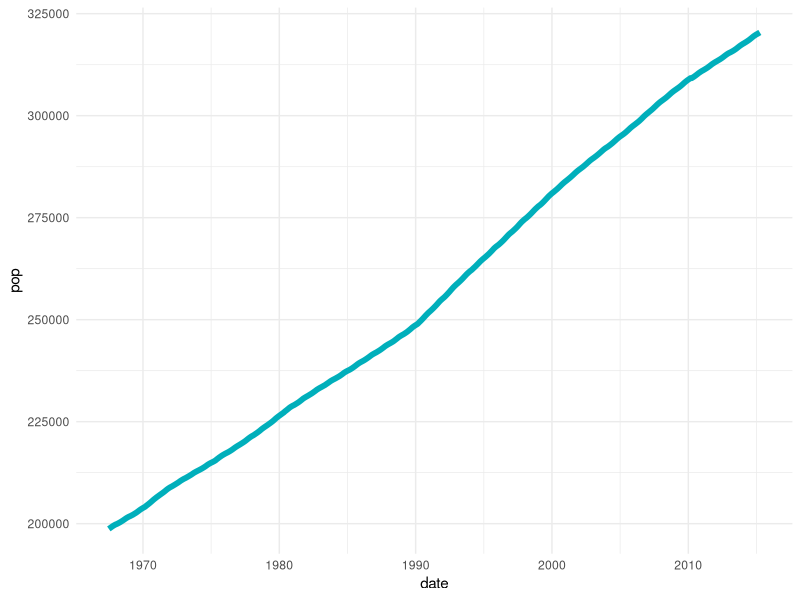
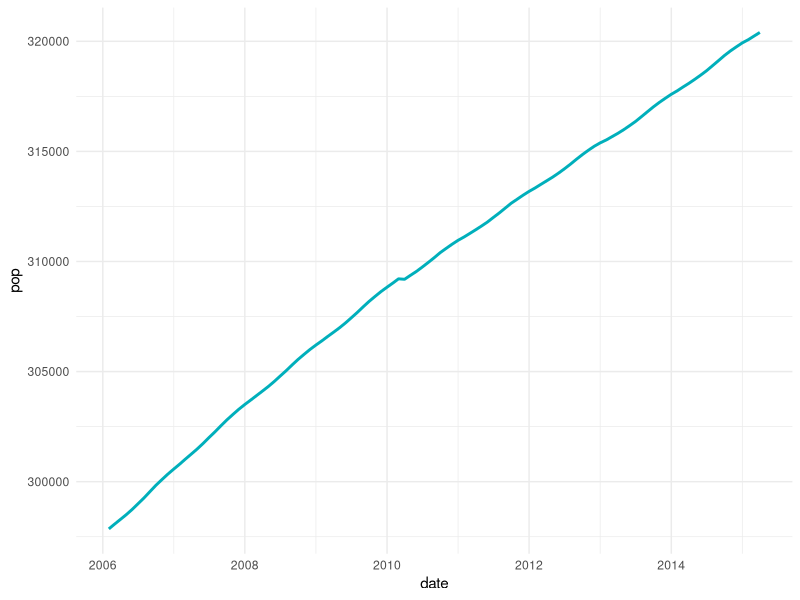
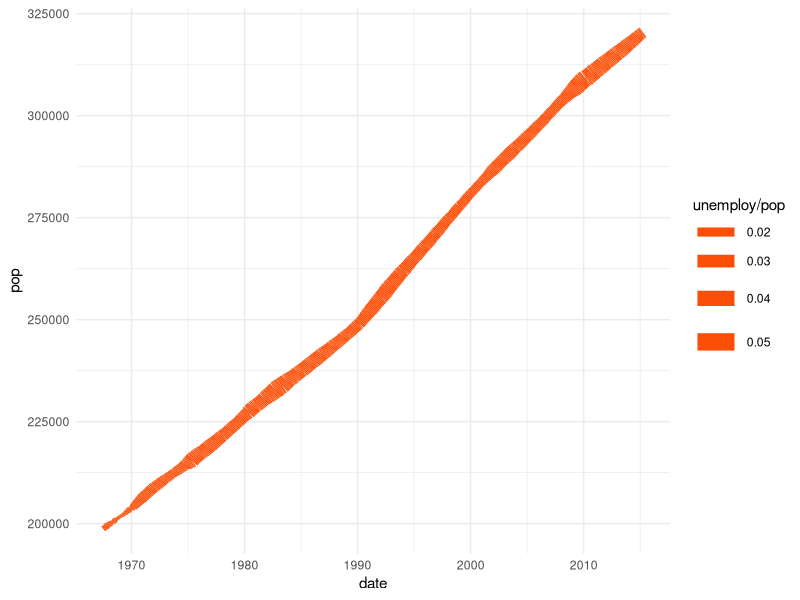
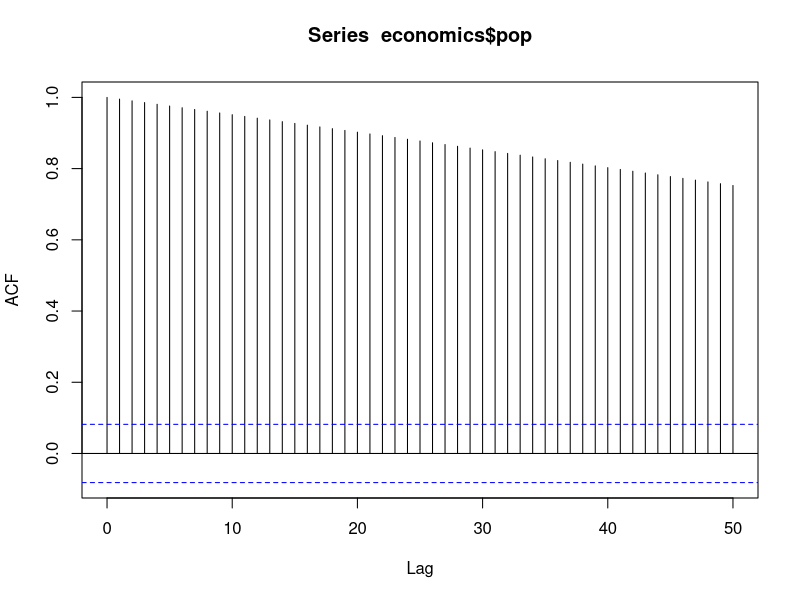
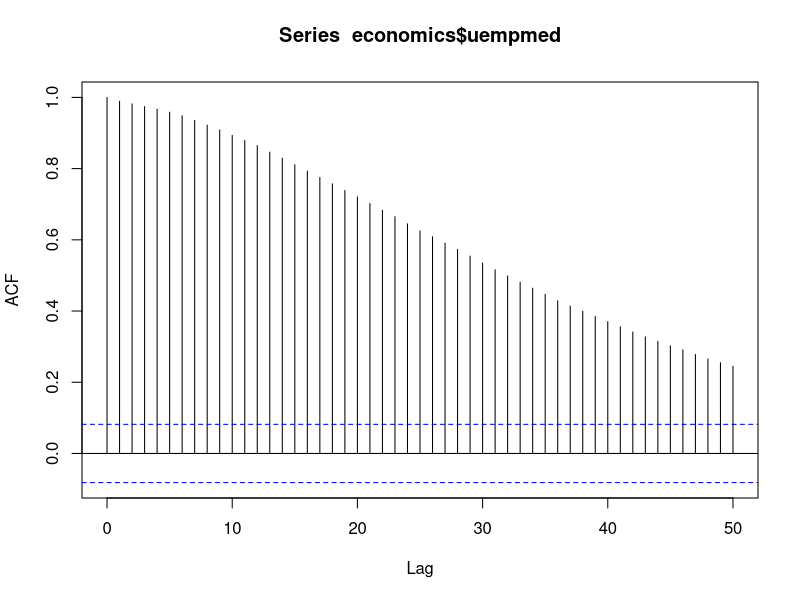
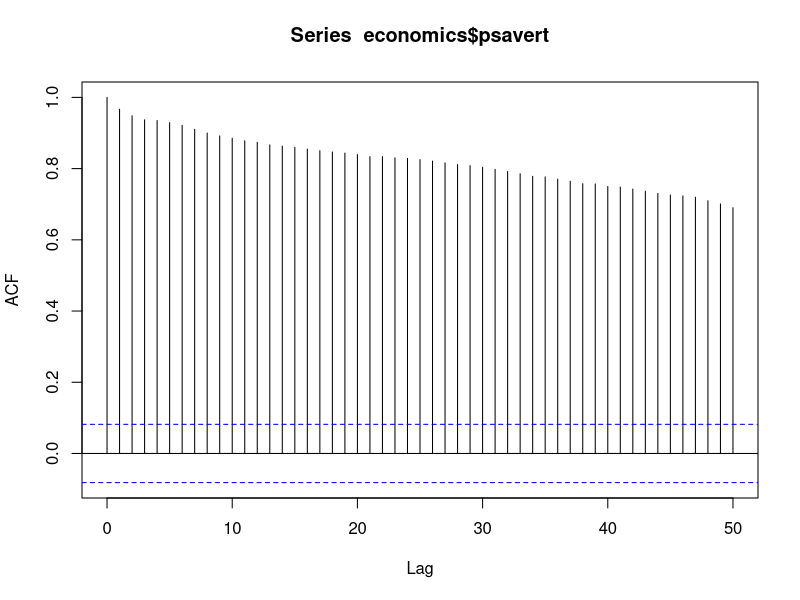
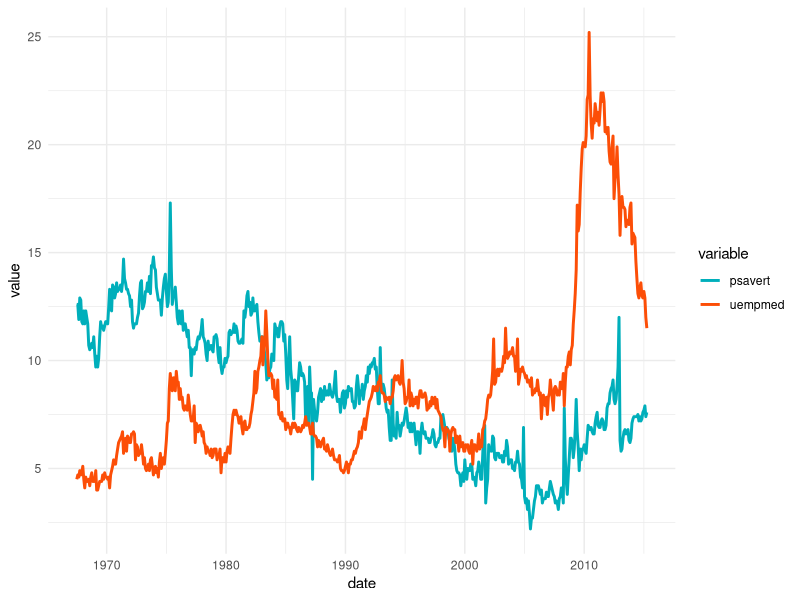
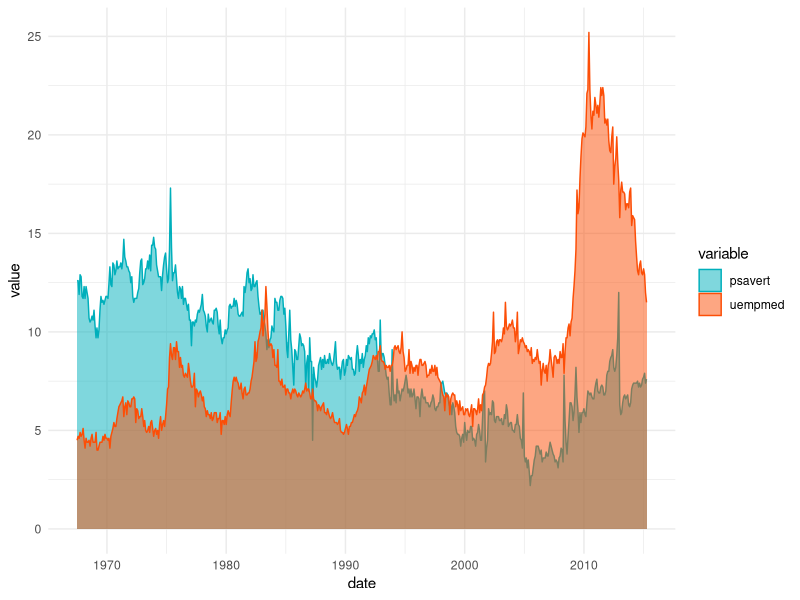

Write R code to recreate these figures, in order.
library(ggplot2)
theme_set(theme_minimal())
head(economics)
help('economics')

ggplot(data=economics, aes(x=date, y=pop)) +
  geom_line(color='#00AFBB', size=2)

sub <- subset(economics, date > as.Date('2006-1-1'))
ggplot(data=sub, aes(x=date, y=pop)) +
  geom_line(color='#00AFBB', size=1)

ggplot(data=economics, aes(x=date, y=pop)) +
  geom_line(aes(size=unemploy/pop), color='#FC4E07')

# Autocorrelación
acf(economics$pop, 50)
acf(economics$uempmed, 50)
acf(economics$psavert, 50)

library(tidyr)
library(dplyr)

df <- economics %>%
  select(date, psavert, uempmed) %>%
  gather(key='variable', value='value', -date)
head(df)
tail(df)

ggplot(df, aes(x=date, y=value)) + 
  geom_line(aes(color=variable), size=1) + 
  scale_color_manual(values=c('#00AFBB', '#FC4E07')) +
  theme_minimal()

ggplot(df, aes(x=date, y=value)) + 
  geom_area(aes(color=variable, fill=variable), alpha=0.5, 
            position=position_dodge(0.8)) + 
  scale_color_manual(values=c('#00AFBB', '#FC4E07')) +
  scale_fill_manual(values=c('#00AFBB', '#FC4E07')) +
  theme_minimal()

p <- ggplot(data=economics, aes(x=date, y=psavert)) + 
  geom_line(color='#00AFBB', size=1)
p
min <- as.Date("2002-1-1")
max <- NA
p + scale_x_date(limits=c(min,max))

p + scale_x_date(date_labels='%b/%Y')

p + stat_smooth(
  color='#FC4E07', fill='#FC4E07', method='loess'
)

library(TTR)
p <- ggplot(data=economics, aes(x=date, y=psavert)) + 
  geom_line(color='#00AFBB', size=1)
mm <- SMA(economics$psavert, n=8)
p + geom_line(aes(x=date, y=mm))






  
  
  